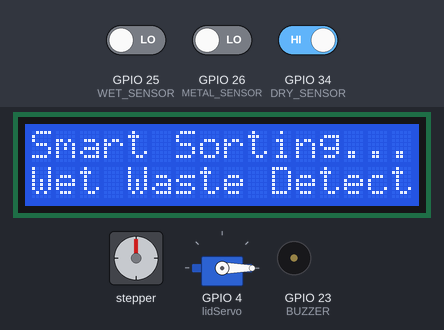
Bench run of a sketch on a simulated ESP32. On the bench: stepper motor, 16×2 character LCD, servo, buzzer (waves = sounding, pin HIGH). Wiring (inferred from the names in the program): stepper motor (2048 steps per turn assumed): coils GPIO 2, GPIO 5, GPIO 18, GPIO 19. The test bench sets the inputs (shaded band); at power-on: GPIO 25 (WET_SENSOR) LOW, GPIO 34 (DRY_SENSOR) HIGH, GPIO 26 (METAL_SENSOR) LOW. WiFi joins after 1.5 s; servers stay silent unless stated; pins used as bus, display or sensor lines are not drawn; what the sketch prints to the serial monitor is not drawn.

Above: at 3.0 s.
3.1 s: GPIO 25 (WET_SENSOR) driven HIGH and GPIO 34 (DRY_SENSOR) driven LOW
15.3 s: GPIO 34 (DRY_SENSOR) driven HIGH
At 22.4 s:
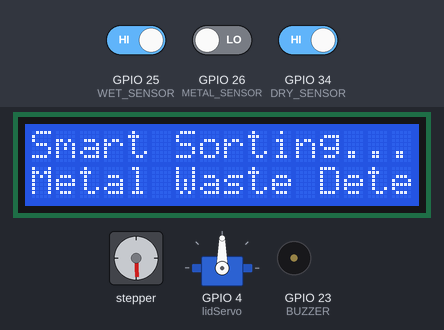
27.5 s: GPIO 34 (DRY_SENSOR) driven LOW
At 34.4 s:
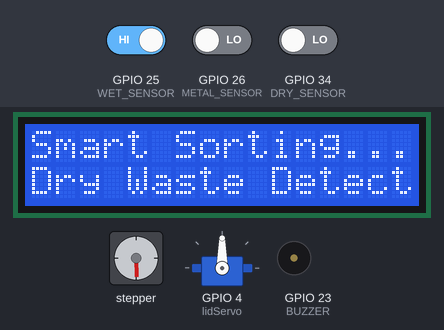
39.7 s: GPIO 34 (DRY_SENSOR) driven HIGH
At 53.2 s:
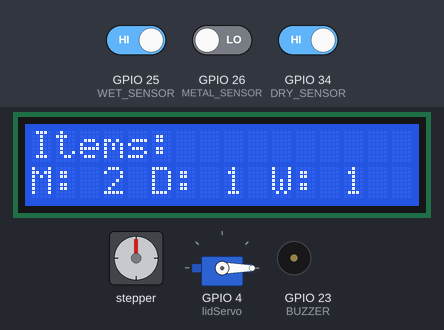
53.5 s: GPIO 26 (METAL_SENSOR) driven HIGH
At 55.6 s:
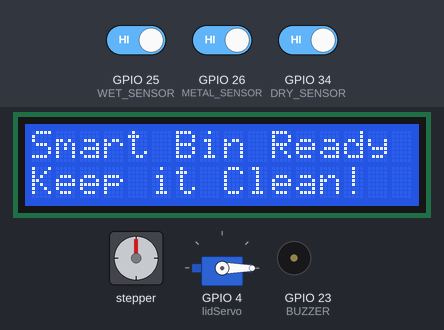
65.7 s: GPIO 25 (WET_SENSOR) driven LOW
At 78.2 s:
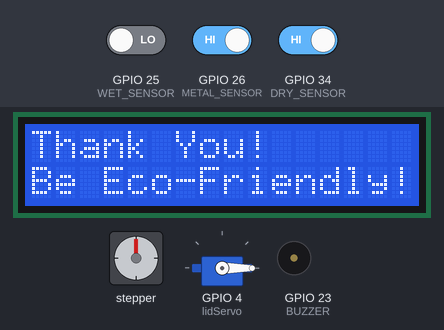
Timing chart, 0 to 79.7 s (numbered marks = the images above; inputs shaded):
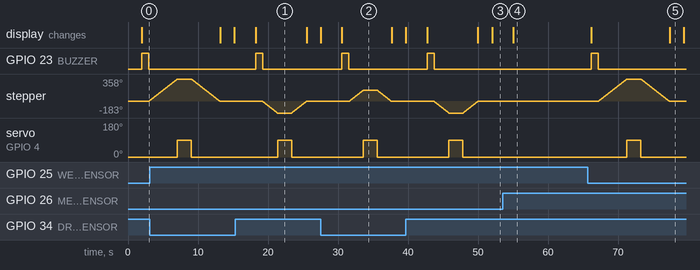

Measured:
- after the input at 15.3 s, the display: changes after 2.9 s (image 1)
- after the input at 27.5 s, the display: first differs from a run without the input after 3.1 s (image 2)
- after the input at 39.7 s, the display: first changes after 3.0 s (image 3 shows a later state)
- after the input at 53.5 s, GPIO 23 (BUZZER): stays LOW (without the input it goes to HIGH after 1.5 s); stepper: stays 0° (without the input it goes to -2° after 2.6 s); servo on GPIO 4 (lidServo): stays 0° (without the input it goes to 90° after 4.7 s); the display: changes after 1.5 s (image 4)
- after the input at 65.7 s, GPIO 23 (BUZZER): LOW → HIGH after 0.44 s, → LOW 1.0 s later; stepper: turns 358° clockwise in 4.1 s, then 358° counter-clockwise in 4.1 s; servo on GPIO 4 (lidServo): 0° → 90° after 5.5 s, → 0° 2.0 s later; the display: first changes after 0.44 s (image 5 shows a later state)

The sketch:

main.ino
```cpp
/*
 * Smart Dustbin System (IoT-Based Waste Segregation)
 *
 * This project implements an automated waste segregation system using ESP32.
 * It detects dry, wet, and metal waste using sensors and directs them into
 * respective compartments using a stepper motor mechanism.
 *
 * Features:
 * - Automatic waste detection (Dry / Wet / Metal)
 * - Servo-controlled lid mechanism
 * - Stepper motor-based bin positioning
 * - LCD display for real-time status
 * - Blynk IoT integration for remote monitoring and control
 * - Waste count tracking and reset functionality
 *
 * Applications:
 * - Smart Cities
 * - Automated Waste Management Systems
 */

// Blynk Template and Auth Token
#define BLYNK_TEMPLATE_ID "TEMPLATE_ID"
#define BLYNK_TEMPLATE_NAME "SMART DUSTBIN SYSTEM"
#define BLYNK_AUTH_TOKEN "YOUR_AUTH_TOKEN"

// Wi-Fi credentials
char ssid[] = "YOUR_WIFI";     // Wi-Fi SSID
char pass[] = "YOUR_PASSWORD"; // Wi-Fi Password

#include <BlynkSimpleEsp32.h>
#include <ESP32Servo.h>
#include <LiquidCrystal_I2C.h>
#include <Wire.h>

// LCD Configuration
LiquidCrystal_I2C lcd(0x27, 16, 2);

// Servo Motor
Servo lidServo;

// Stepper Motor Configuration
#define IN1 2
#define IN2 5
#define IN3 18
#define IN4 19
#define STEPS_PER_REV 4096 // 28BYJ-48 motor in half-step mode

// Positions for each compartment
const int DEFAULT_POSITION = 0;
const int DRY_WASTE_POSITION = 1015;
const int WET_WASTE_POSITION = 2040;
const int METAL_WASTE_POSITION = 3050;

// Sensor and Buzzer Pins
#define DRY_SENSOR 34
#define WET_SENSOR 25
#define METAL_SENSOR 26
#define BUZZER 23

// Motor Control Variables
const int STEP_DELAY = 2;
int currentPosition = DEFAULT_POSITION;
int stepIndex = 0;

// Global variables for waste count
int metalCount = 0;
int dryCount = 0;
int wetCount = 0;

// Virtual reset button in Blynk
#define RESET_PIN V4  // Virtual pin for the reset button
#define BUZZER_PIN V5 // Virtual pin for controlling the buzzer

// Track last screen update
unsigned long lastIdleUpdate = 0;

// Variable to store buzzer state (on/off)
bool buzzerState = true; // Default: buzzer is ON

void setup()
{
    Serial.begin(115200);

    // Connect to Wi-Fi and Blynk
    Blynk.begin(BLYNK_AUTH_TOKEN, ssid, pass);

    // Initialize LCD
    lcd.init();
    lcd.backlight();
    displayWelcomeMessage();

    // Initialize Servo Motor
    lidServo.attach(4);
    lidServo.write(0); // Close lid initially

    // Set sensor pins
    pinMode(DRY_SENSOR, INPUT);
    pinMode(WET_SENSOR, INPUT);
    pinMode(METAL_SENSOR, INPUT);
    pinMode(BUZZER, OUTPUT);

    // Set Stepper motor pins
    pinMode(IN1, OUTPUT);
    pinMode(IN2, OUTPUT);
    pinMode(IN3, OUTPUT);
    pinMode(IN4, OUTPUT);

    Serial.println("Setup complete. Waiting for waste detection...");
}

void loop()
{
    Blynk.run(); // Keep Blynk running

    // Check sensors and update counters
    if (digitalRead(DRY_SENSOR) == LOW)
    { // Dry waste detected
        processWaste("Dry Waste", DRY_WASTE_POSITION);
    }
    else if (digitalRead(WET_SENSOR) == LOW)
    { // Wet waste detected
        processWaste("Wet Waste", WET_WASTE_POSITION);
    }
    else if (digitalRead(METAL_SENSOR) == LOW)
    { // Metal waste detected
        processWaste("Metal Waste", METAL_WASTE_POSITION);
    }
    else
    {
        // If idle for more than 5 seconds, display the welcome message
        if (millis() - lastIdleUpdate > 5000)
        {
            displayWelcomeMessage();
            lastIdleUpdate = millis();
        }
    }

    delay(1000); // Check every 1 second
}

void displayWelcomeMessage()
{
    lcd.clear();
    lcd.setCursor(0, 0);
    lcd.print("Smart Bin Ready");
    lcd.setCursor(0, 1);
    lcd.print("Keep it Clean!");
}

void processWaste(const char *type, int targetPosition)
{
    // Display waste detection message
    lcd.clear();
    lcd.setCursor(0, 0);
    lcd.print("Smart Sorting...");
    lcd.setCursor(0, 1);
    lcd.print(type);
    lcd.print(" Detected!");

    if (buzzerState)
    {
        activateBuzzer(); // Activate buzzer if the buzzer state is ON
    }

    moveToPosition(targetPosition);
    operateLid(true);                 // Open the lid
    delay(2000);                      // Wait for waste disposal
    operateLid(false);                // Close the lid
    moveToPosition(DEFAULT_POSITION); // Move back to the default position

    updateWasteCount(type); // Update waste count for the type detected

    // After disposal, show thank you message for 2 seconds
    lcd.clear();
    lcd.setCursor(0, 0);
    lcd.print("Thank You!");
    lcd.setCursor(0, 1);
    lcd.print("Be Eco-Friendly!");
    delay(2000);

    // Display updated item count on the LCD
    displayItemCount();
}

// Function to update waste count
void updateWasteCount(const char *type)
{
    if (strcmp(type, "Metal Waste") == 0)
    {
        metalCount++;
        Blynk.virtualWrite(V1, metalCount);
    }
    else if (strcmp(type, "Dry Waste") == 0)
    {
        dryCount++;
        Blynk.virtualWrite(V2, dryCount);
    }
    else if (strcmp(type, "Wet Waste") == 0)
    {
        wetCount++;
        Blynk.virtualWrite(V3, wetCount);
    }
}

// Function to display the count of items on the LCD
void displayItemCount()
{
    lcd.clear();
    lcd.setCursor(0, 0);
    lcd.print("Items:");
    lcd.setCursor(0, 1);
    lcd.print("M: ");
    lcd.print(metalCount);
    lcd.print(" D: ");
    lcd.print(dryCount);
    lcd.print(" W: ");
    lcd.print(wetCount);
    delay(2000);
}

// Function to activate the buzzer
void activateBuzzer()
{
    digitalWrite(BUZZER, HIGH);
    delay(1000);
    digitalWrite(BUZZER, LOW);
}

// Function to open/close the lid
void operateLid(bool open)
{
    if (open)
    {
        lidServo.write(90); // Open lid
    }
    else
    {
        lidServo.write(0); // Close lid
    }
}

// Function to move the stepper motor to the target position
void moveToPosition(int targetPosition)
{
    if (targetPosition != currentPosition)
    {
        int stepsNeeded = calculateOptimalSteps(targetPosition, currentPosition);
        stepMotor(stepsNeeded);
        currentPosition = targetPosition % STEPS_PER_REV;
    }
    else
    {
        Serial.println("No movement needed. Already at the target position.");
    }
}

// Function to calculate the shortest step distance
int calculateOptimalSteps(int target, int current)
{
    int steps = target - current;
    if (steps > STEPS_PER_REV / 2)
    {
        steps -= STEPS_PER_REV;
    }
    else if (steps < -STEPS_PER_REV / 2)
    {
        steps += STEPS_PER_REV;
    }
    return steps;
}

// Function to step the motor
void stepMotor(int steps)
{
    if (steps == 0)
        return;

    int direction = (steps > 0) ? 1 : -1;
    for (int i = 0; i < abs(steps); i++)
    {
        updateStepIndex(direction);
        executeStep(stepIndex);
        delay(STEP_DELAY);
    }
}

// Function to update step index
void updateStepIndex(int direction)
{
    if (direction == 1)
    {
        stepIndex = (stepIndex + 1) % 4;
    }
    else
    {
        stepIndex = (stepIndex - 1 + 4) % 4;
    }
}

// Step sequence for the stepper motor
const int stepSequence[4][4] = {
    {HIGH, HIGH, LOW, LOW},
    {LOW, HIGH, HIGH, LOW},
    {LOW, LOW, HIGH, HIGH},
    {HIGH, LOW, LOW, HIGH}};

// Function to execute a step for the motor
void executeStep(int step)
{
    setMotorPins(stepSequence[step]);
}

// Function to set motor pins for a given step
void setMotorPins(const int pins[4])
{
    digitalWrite(IN1, pins[0]);
    digitalWrite(IN2, pins[1]);
    digitalWrite(IN3, pins[2]);
    digitalWrite(IN4, pins[3]);
}

// Blynk function to reset the counts
BLYNK_WRITE(RESET_PIN)
{
    metalCount = 0;
    dryCount = 0;
    wetCount = 0;
    Blynk.virtualWrite(V1, metalCount);
    Blynk.virtualWrite(V2, dryCount);
    Blynk.virtualWrite(V3, wetCount);
    lcd.clear();
    lcd.setCursor(0, 0);
    lcd.print("Data Reset!");
    lcd.setCursor(0, 1);
    lcd.print("Fresh Start");
    delay(2000);
    displayWelcomeMessage();
}

// Blynk function to control buzzer remotely
BLYNK_WRITE(BUZZER_PIN)
{
    buzzerState = param.asInt(); // If 1, buzzer ON; if 0, buzzer OFF
    Serial.print("Buzzer state: ");
    Serial.println(buzzerState ? "ON" : "OFF");
}
```
